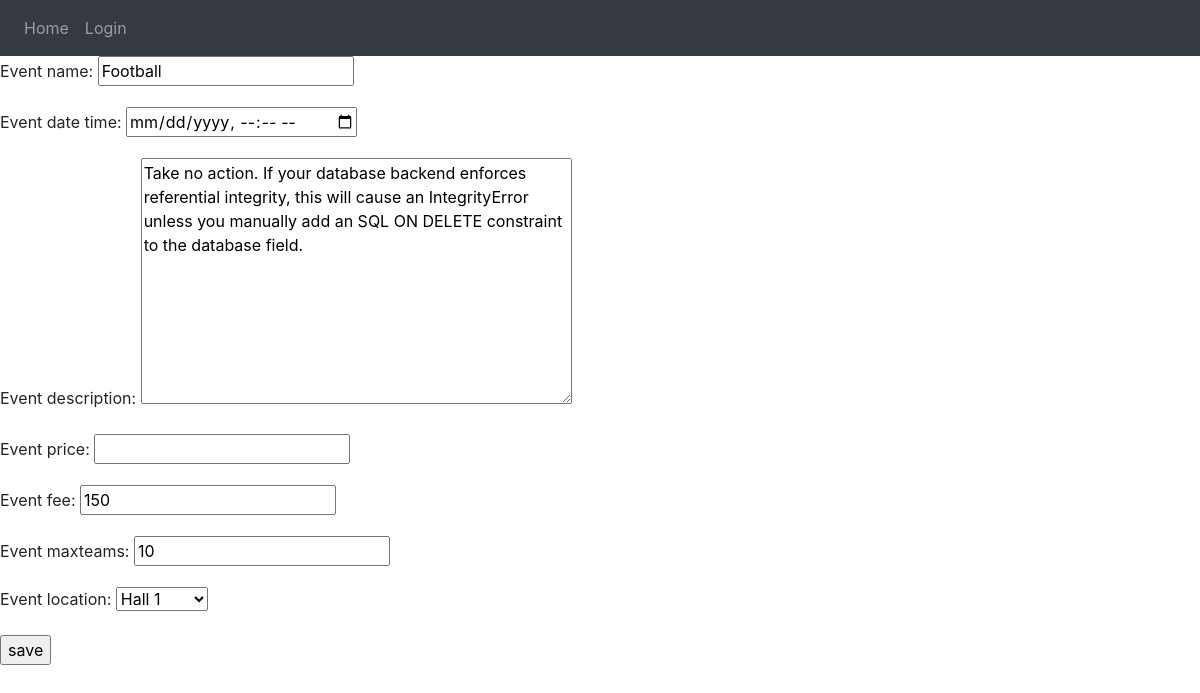
Page /update/7/ on the committed database.
### fest_app/models.py (models this page shows, shortened)
class Event(models.Model):
    event_name = models.CharField(max_length=20)
    event_date_time = models.DateTimeField(blank=True)
    event_description = models.TextField(max_length=1000)
    event_price = models.IntegerField()
    event_fee = models.IntegerField()
    event_maxteams = models.IntegerField()
    event_location = models.ForeignKey(
        Location, default=1, on_delete=models.SET_DEFAULT)

### fest_app/views.py (the view)
# urls.py: path('update/<int:id>/', views.Update, name='update'),
def Update(request, id, *args, **kwargs):
    obj = get_object_or_404(Event, id=id)
    form = EventForm(request.POST or None, instance=obj)
    if form.is_valid():
        form.save()
        return redirect('home')
    return render(request, 'fest_app/updateform.html', {'form': form})

### fest_app/forms.py
class EventForm(forms.ModelForm):
    class Meta:
        widgets = {'event_date_time': DateInput}
        model = Event
        fields = ['event_name', 'event_date_time',  'event_description', 'event_price',
                  'event_fee', 'event_maxteams', 'event_location']

### fest_app/models.py (called while the page is built)
    def __str__(self):
        return self.loc_name

### fest_app/templates/fest_app/updateform.html (shortened to what this page needs)
{%extends './base.html'%}
{%block content%}
<form method="POST">
    {{form.as_p}}
    <input type="submit" value='save'>
</form>
{%endblock%}

### rows in the picture
Event: event_name "Football", event_description "Take no action. If your database backend enforces referential integrity, this will cause an IntegrityError unless you manually add an SQL ON DELETE constraint to the database field.", event_fee "150", event_maxteams "10", event_location "Hall 1"
